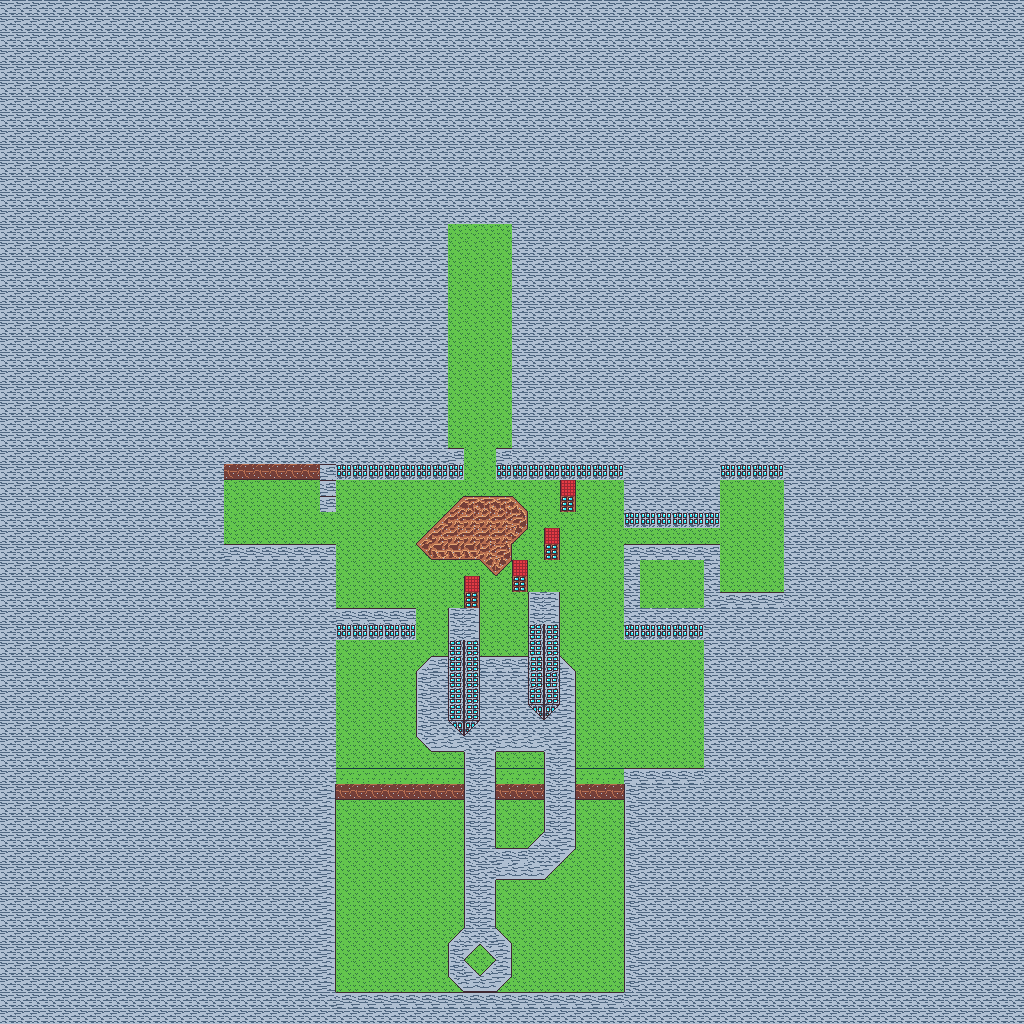

A level layout from a 2D game, rendered from its tile map. Below: a short description, then the map file with tile-grid data replaced by summaries:
An orthogonal 64x64 tile map with 16x16 px tiles, 3 tile layers (bottom, groundLayer, top) and 50 objects.

<map version="1.10" tiledversion="1.10.2" orientation="orthogonal" renderorder="right-down" width="64" height="64" tilewidth="16" tileheight="16" infinite="0" nextlayerid="6" nextobjectid="82">
 <editorsettings>
  <export format="lua" />
 </editorsettings>
 <tileset firstgid="1" name="TheOnlyTilesetIAmWillingToUse" tilewidth="16" tileheight="16" tilecount="81" columns="9">
  <image source="../textures/GlobalTileset.png" width="144" height="144" />
 </tileset>
 <layer id="1" name="bottom" width="64" height="64">
  <data>[4096 cells, 4096 non-empty, 7 distinct tile ids]</data>
 </layer>
 <layer id="5" name="groundLayer" width="64" height="64">
  <data>[4096 cells, 135 non-empty, 23 distinct tile ids]</data>
 </layer>
 <layer id="4" name="top" width="64" height="64">
  <data>[4096 cells, 3358 non-empty, 8 distinct tile ids]</data>
 </layer>
 <objectgroup color="#010101" id="2" name="WallLayer">
  <object id="1" x="0" y="1008" width="1024" height="16" />
  <object id="2" x="1008" y="0" width="16" height="1024" />
  <object id="3" x="0" y="0" width="16" height="1024" />
  <object id="4" x="0" y="0" width="1024" height="16" />
  <object id="33" x="320" y="784" width="16" height="224" />
  <object id="34" x="624" y="784" width="16" height="224" />
  <object id="35" x="576" y="784" width="144" height="16" />
  <object id="36" x="320" y="784" width="144" height="16" />
  <object id="37" x="320" y="624" width="16" height="176" />
  <object id="38" x="704" y="624" width="16" height="176" />
  <object id="39" x="320" y="624" width="96" height="16" />
  <object id="40" x="624" y="624" width="96" height="16" />
  <object id="41" x="624" y="560" width="16" height="80" />
  <object id="42" x="320" y="560" width="16" height="80" />
  <object id="43" x="320" y="464" width="16" height="64" />
  <object id="44" x="624" y="464" width="16" height="64" />
  <object id="45" x="208" y="464" width="256" height="16" />
  <object id="46" x="496" y="464" width="144" height="16" />
  <object id="47" x="624" y="512" width="96" height="16" />
  <object id="48" x="624" y="560" width="96" height="16" />
  <object id="49" x="704" y="560" width="16" height="64" />
  <object id="50" x="704" y="608" width="96" height="16" />
  <object id="51" x="784" y="464" width="16" height="160" />
  <object id="52" x="704" y="464" width="16" height="64" />
  <object id="53" x="704" y="464" width="96" height="16" />
  <object id="60" x="208" y="560" width="128" height="16" />
  <object id="61" x="208" y="464" width="16" height="112" />
  <object id="67" x="464" y="592" width="16" height="16" />
  <object id="68" x="544" y="544" width="16" height="16" />
  <object id="69" x="496" y="784" width="48" height="16" />
  <object id="70" x="448" y="688" width="32" height="32" />
  <object id="71" x="528" y="672" width="32" height="32" />
  <object id="72" x="512" y="576" width="16" height="16" />
  <object id="73" x="560" y="496" width="16" height="16" />
  <object id="74" x="432" y="352" width="16" height="112" />
  <object id="75" x="512" y="352" width="16" height="112" />
  <object id="76" x="432" y="208" width="16" height="144" />
  <object id="77" x="528" y="704" width="32" height="8" />
  <object id="78" x="448" y="720" width="32" height="8" />
  <object id="79" x="456" y="728" width="16" height="8" />
  <object id="80" x="536" y="712" width="16" height="8" />
  <object id="81" x="512" y="208" width="16" height="144" />
 </objectgroup>
 <objectgroup color="#ff2600" id="3" name="EntityLayer">
  <object id="5" x="480" y="960">
   <properties>
    <property name="name" value="andrew" />
   </properties>
   <point />
  </object>
  <object id="20" x="480" y="464">
   <properties>
    <property name="name" value="door" />
    <property name="orientation" value="up" />
   </properties>
   <point />
  </object>
  <object id="21" x="640" y="544">
   <properties>
    <property name="name" value="door" />
    <property name="orientation" value="right" />
   </properties>
   <point />
  </object>
  <object id="22" x="320" y="544">
   <properties>
    <property name="name" value="door" />
    <property name="orientation" value="left" />
   </properties>
   <point />
  </object>
  <object id="63" x="480" y="544">
   <properties>
    <property name="name" value="Trump" />
   </properties>
   <point />
  </object>
  <object id="64" x="752" y="512">
   <properties>
    <property name="name" value="chest" />
    <property name="text" value="fuck you" />
   </properties>
   <point />
  </object>
  <object id="65" x="272" y="512">
   <properties>
    <property name="name" value="chest" />
    <property name="text" value="fuck you" />
   </properties>
   <point />
  </object>
  <object id="66" x="480" y="384">
   <properties>
    <property name="name" value="chest" />
    <property name="text" value="fuck you" />
   </properties>
   <point />
  </object>
 </objectgroup>
</map>